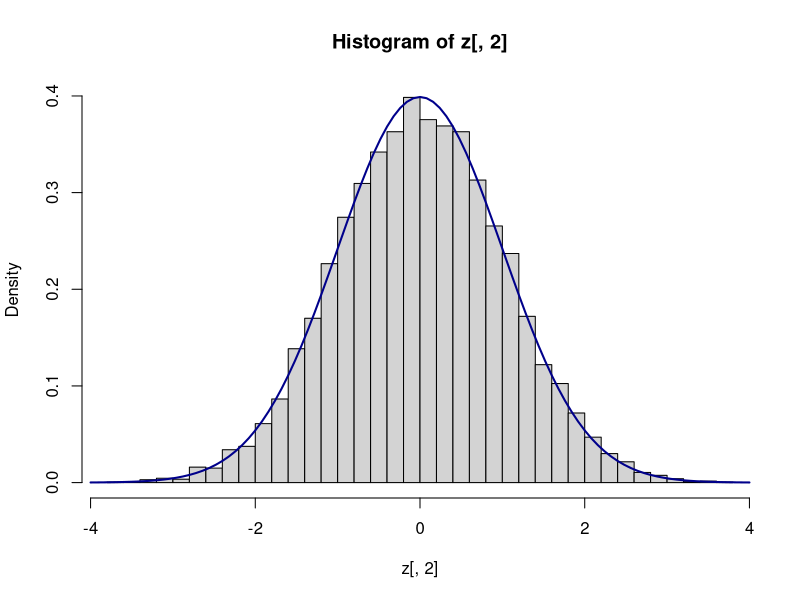
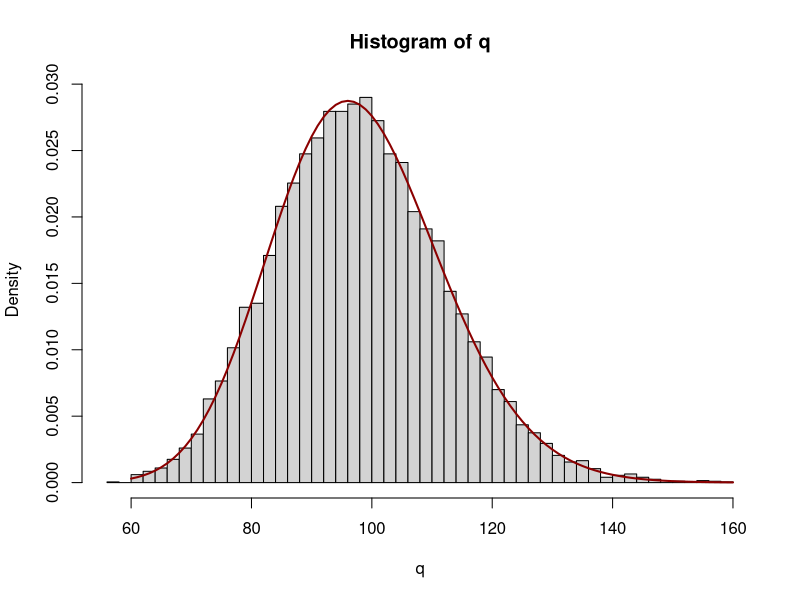
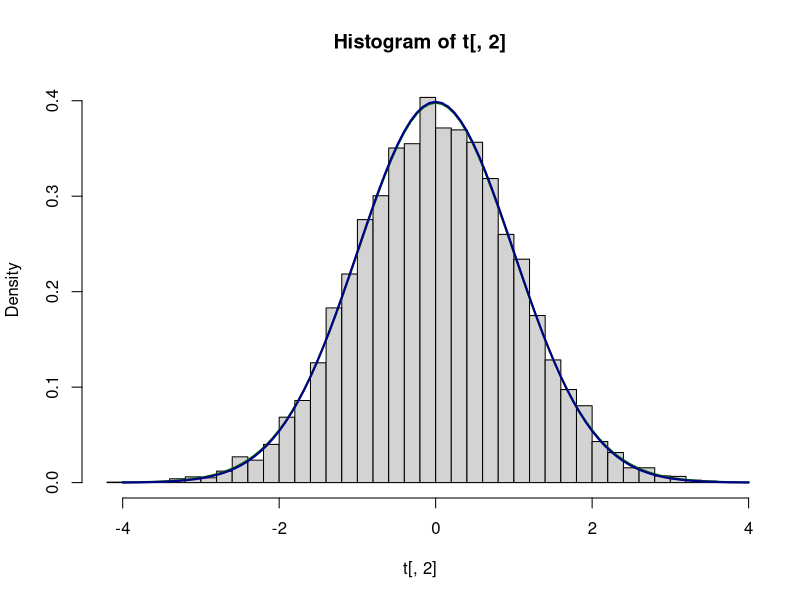

Reproduce these figures in R, in order.
rm(list=ls())

OLS <- function(y,X) {
  return(solve(t(X) %*% X) %*% t(X) %*% y)
}

reps <- 10000 # how many times to run our loop
n <- 100 # num obs in each rep
k <- 2

z <- matrix(rep(0,reps*k),ncol=k)
q <- matrix(rep(0,reps),ncol=1)
t <- matrix(rep(0,reps*k),ncol=k)

for (i in 1:reps) {
  # specify the true model
  beta <- matrix(c(42,8),nrow=2)
  X <- cbind(1,rnorm(n))
  sigma <- 1
  eps <- matrix(rnorm(n, 0, sigma),nrow=n)
  y <- X %*% beta + eps
  
  # keep our b, z, and q (see notes for the definition)
  # our null here is that b = beta. this is cheating, but the graphs make more sense
  b <- OLS(y,X)
  e <- y - X %*% b 
  XpXinv = solve(t(X) %*% X)
  s2 <- t(e) %*% e / (n-k)
  se <- sqrt(s2 * diag(XpXinv))
  
  # calculate the b values and all of our test statistics
  z[i, ] <- (b - beta) / sqrt(sigma^2 * diag(XpXinv))
  q[i] <- (t(e) %*% e) / sigma^2
  t[i, ] <- (b - beta) / se
  #t[i, ] <- (b - c(42,7.9)) / se #what if we have the wrong null?
}

# now we'll focus on the test statistics for the non-intercept column
# to show that the distributions are what we expect

# show that z ~ N(0,1)
# note that we couldn't normally do this since we usually don't know sigma
hist(z[ , 2], breaks = reps / 200, freq = F)
curve(dnorm(x, mean = 0, sd = 1), from = -4, to = 4, add=T, lwd=2, col="darkblue")
  
# now show that q ~ chi squared(n-k)
hist(q, breaks = 50, freq = F)
curve(dchisq(x, df = n-k), from = 60, to = 160, add=T, lwd=2, col="darkred")

# finally, let's show that t ~ t (n-k)
hist(t[ ,2], breaks = reps / 200, freq = F)
curve(dt(x, df = n-k), from = -4, to = 4, add=T, lwd=2, col="darkgreen")
curve(dnorm(x, mean = 0, sd = 1), from = -4, to = 4, add=T, lwd=2, col="darkblue")

# compare F regions?